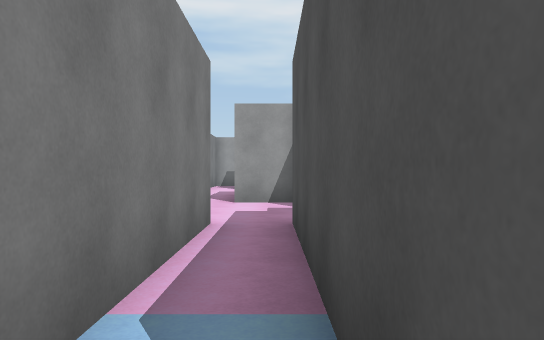
view 1 (above)

16 first-person views from a walk through a Unity game level. The camera is 1.3 m above the floor, looks level and sees 70° across. The floor is counted in squares, 2 m on a side. Each view is taken from the middle of a square. On the plan, view 1 faces up. The plan holds only what a view shows up to about 11 squares ahead; the rest is blank. The place goes on beyond the plan. The player is left out.

view 2
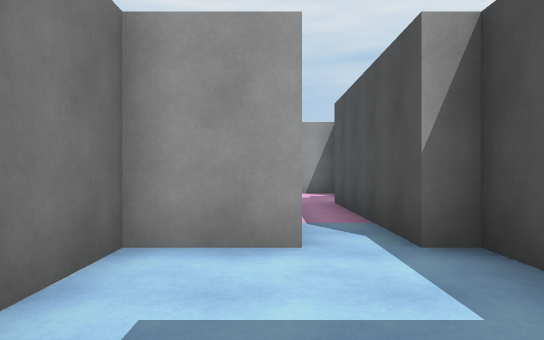

view 3
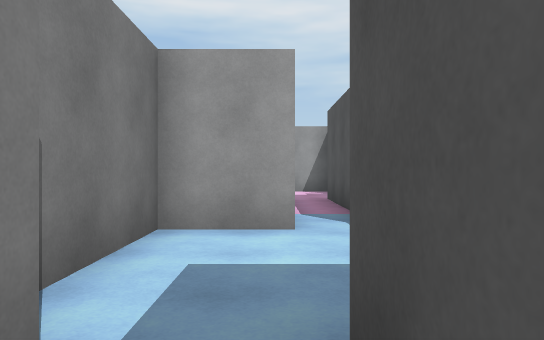

view 4
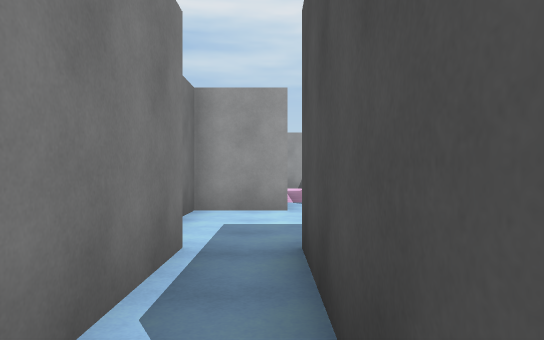

view 5
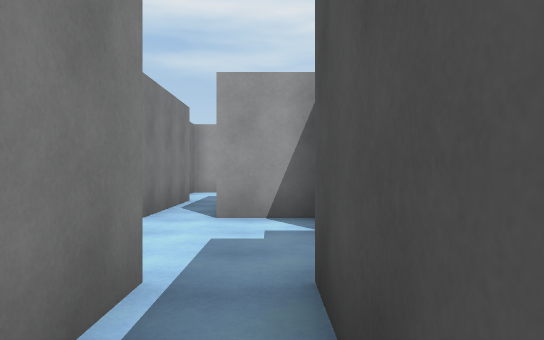

view 6
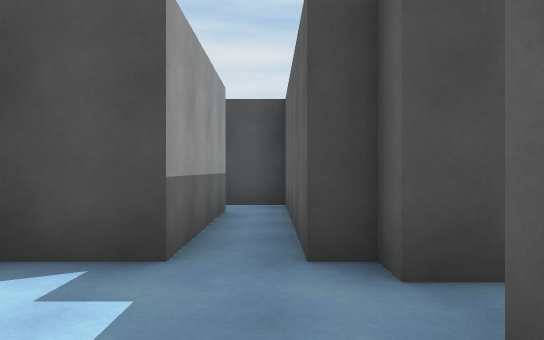

view 7
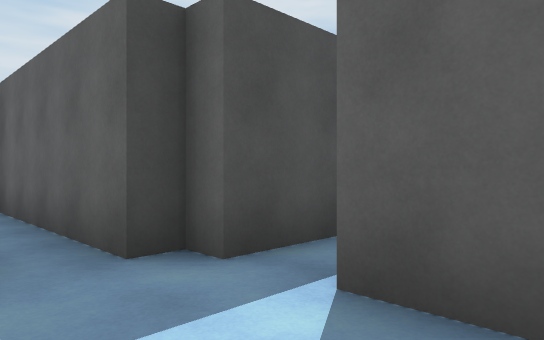

view 8
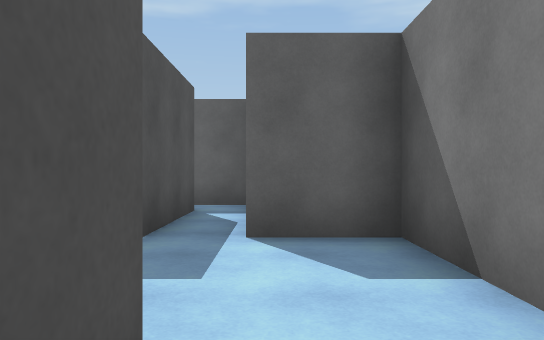

view 9
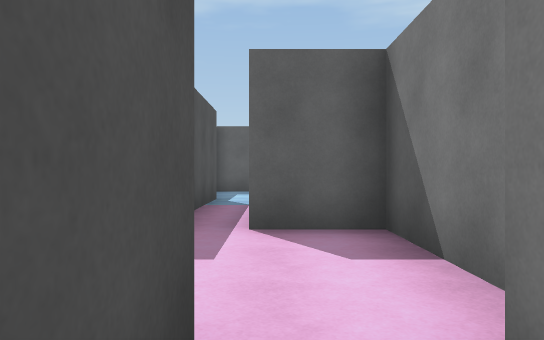

view 10
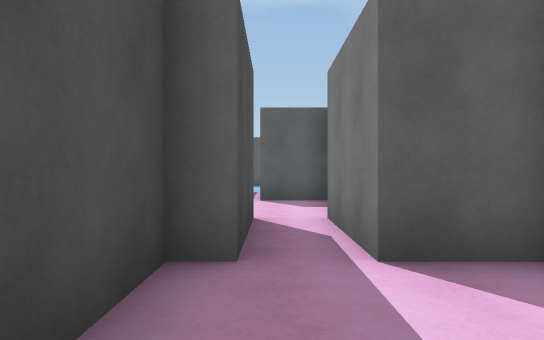

view 11
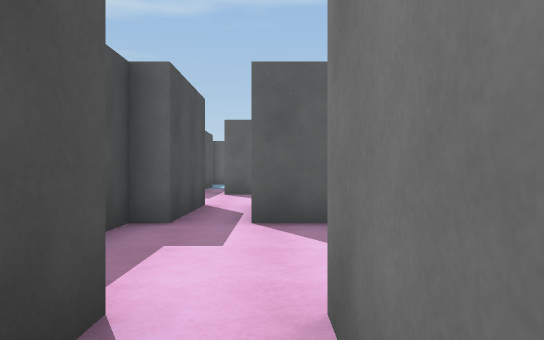

view 12
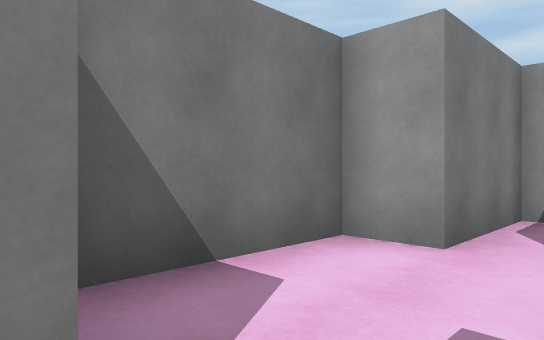

view 13
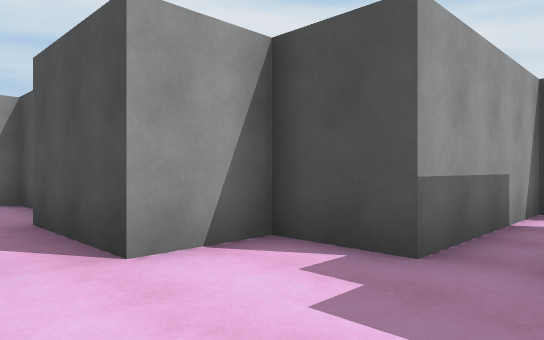

view 14
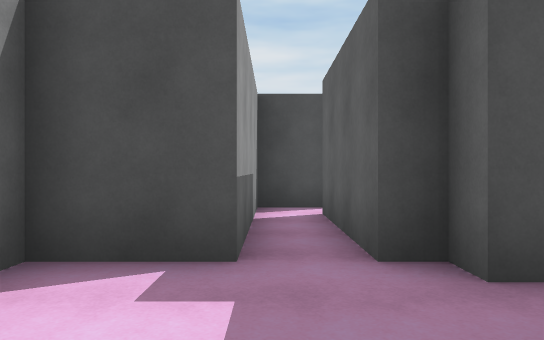

view 15
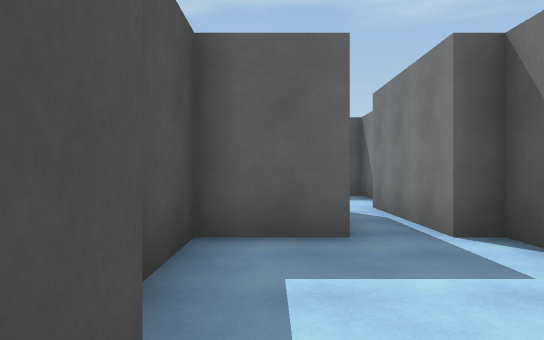

view 16
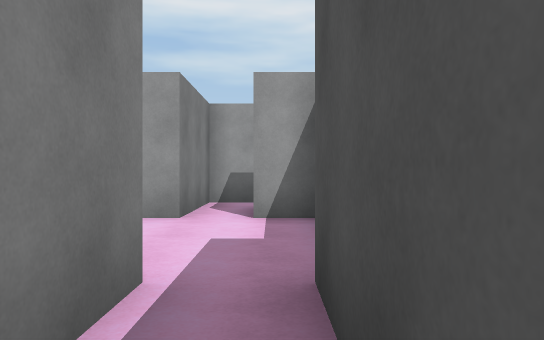

### Floor plan
Points are (right, up) in squares from view 1. A wall is a line through its corners. A room is listed if a view was taken in it or the views show most of it. See-through windows are left out.
Room 1 (views 1, 2, 3, 8)
walls: (-0.8, 0.3) (-2.3, 0.3) (-2.3, -2.8) (-1.7, -2.8) (-1.7, -5.8); (-0.7, -5.7) (-0.7, -2.8) (0.8, -2.8) (0.8, 0.3) (0.3, 0.3)
ways out: opening at (-1, -5) to room 2; opening at (0, 1) to room 5
Room 2 (views 4, 5, 6, 7)
walls: (0.6, -5.7) (-0.7, -5.7); (-2.3, -6.8) (-2.3, -8.8) (-0.7, -8.8) (-0.7, -10); (0.3, -11.2) (0.3, -8.8) (0.8, -8.8) (0.8, -8.3) (5.2, -8.3) (5.2, -7.1); (-0.6, -12.2) (0.5, -12.2); (4.2, -7.3) (0.8, -7.3) (0.8, -6)
ways out: opening at (-1, -5) to room 1; opening at (5, -7)
Room 3 (views 9, 10, 12, 16)
walls: (-3, 10.2) (-1.7, 10.2) (-1.7, 7.8); (-2.3, 13.3) (-3.2, 13.3) (-3.2, 10.8); (-0.7, 7.7) (-0.7, 10.2) (-0.3, 10.2) (-0.3, 13.3) (-1.3, 13.3)
ways out: opening at (-2, 14) to room 4; opening at (-1, 8) to room 5
Room 4 (view 11)
walls: (-1.2, 15.8) (-2.3, 15.8) (-2.3, 13.3); (-1.3, 13.3) (-1.3, 14)
ways out: opening at (-2, 14) to room 3
Room 5 (views 13, 14, 15)
walls: (-2.3, 7) (-2.3, 4.7) (-0.7, 4.7) (-0.7, 1); (0.3, 0.3) (0.3, 4.7) (0.8, 4.7) (0.8, 5.2) (3.8, 5.2); (4.8, 5) (4.8, 6.2) (0.8, 6.2) (0.8, 7.7) (-0.7, 7.7)
ways out: opening at (0, 1) to room 1; opening at (-1, 8) to room 3; opening at (4, 5)

Where each view was taken, in squares from view 1:
view 1: 0 up, 0 right, facing up
view 2: 3 down, 1 left, facing up
view 3: 4 down, 1 left, facing up
view 4: 6 down, 1 left, facing up
view 5: 11 down, 0 right, facing up
view 6: 8 down, 2 left, facing right
view 7: 7 down, 2 left, facing down-right
view 8: 5 down, 1 left, facing down
view 9: 9 up, 1 left, facing down
view 10: 13 up, 1 left, facing down
view 11: 15 up, 2 left, facing down
view 12: 10 up, 1 left, facing up-left
view 13: 5 up, 2 left, facing up-right
view 14: 6 up, 2 left, facing right
view 15: 1 up, 0 right, facing down
view 16: 8 up, 1 left, facing up
